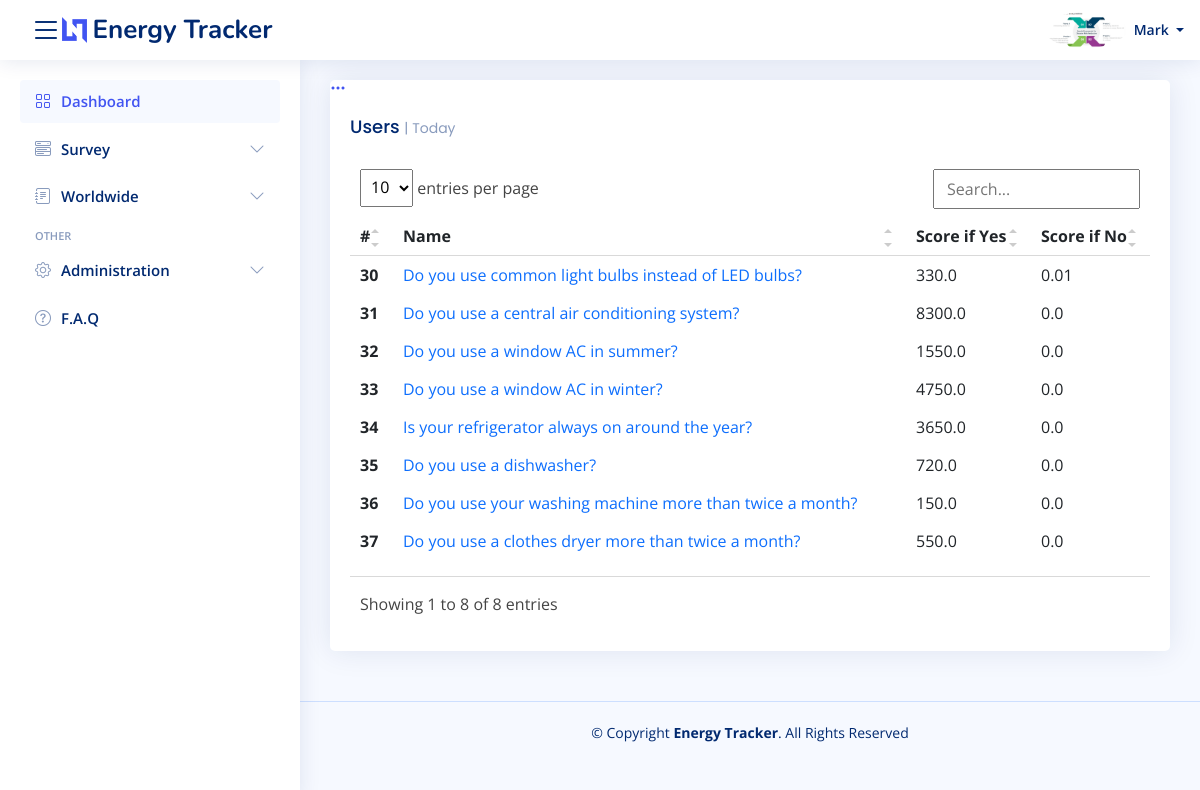
Screenshot of /questions/ (signed in) with the database file from the repository.
### users/models.py (models this page shows, shortened)
class User(AbstractUser):
    username = None
    name = models.CharField(max_length = 100)
    email = models.EmailField(max_length = 254, unique=True)
    country = models.ForeignKey(Country, on_delete=models.CASCADE, null = True)
    USERNAME_FIELD = 'email'
    REQUIRED_FIELDS = []
    objects = CustomUserManager()
    profile_image = models.ImageField(upload_to="./energy_tracker/static/assets/img/profile/",null = True, default = None, blank=True)

### questions/models.py (models this page shows, shortened)
class Question(models.Model):
    name = models.CharField(max_length = 100)
    description = models.TextField()
    category = models.ForeignKey(QuestionCategory,on_delete=models.CASCADE)
    score_yes = models.FloatField()
    score_no = models.FloatField()

### questions/views.py (the view)
# urls.py: path('', views.index, name="dashboard_index"),
def index(request):
    questions = Question.objects.all()
    context = {
        'questions' : questions
    }
    return render(request, 'index.html', context)

### questions/templates/index.html (shortened to what this page needs)
{% extends "base.html" %}
{% block page_content %}
<div class="col-12">
    <div class="card recent-sales overflow-auto">
        <div class="filter">
            <a class="icon" href="#" data-bs-toggle="dropdown"><i class="bi bi-three-dots"></i></a>
        </div>
        <div class="card-body">
            <h5 class="card-title">Users <span>| Today</span></h5>
            <table class="table table-borderless datatable">
                <thead>
                    <tr>
                    <th scope="col">#</th>
                    <th scope="col">Name</th>
                    <th scope="col">Score if Yes</th>
                    <th scope="col">Score if No</th>
                    </tr>
                </thead>
                <tbody>
                    {% for item in questions %}
                    <tr>
                    <th scope="row"><a href="#">{{ item.id }}</a></th>
                    <td><a href="{% url 'question_detail' item.id %}" class="text-primary">{{ item.name }}</a></td>
                    <td>{{ item.score_yes }}</td>
                    <td>{{ item.score_no }}</td>
                    </tr>
                    {% endfor %}
                </tbody>
            </table>
        </div>
    </div>
</div>
{% endblock %}

### energy_tracker/templates/base.html (shortened to what this page needs)
{% load static %}
<link href="{% static 'assets/vendor/bootstrap/css/bootstrap.min.css' %}" rel="stylesheet">
<link href="{% static 'assets/vendor/bootstrap-icons/bootstrap-icons.css' %}" rel="stylesheet">
<link href="{% static 'assets/vendor/boxicons/css/boxicons.min.css' %}" rel="stylesheet">
<link href="{% static 'assets/vendor/quill/quill.snow.css' %}" rel="stylesheet">
<link href="{% static 'assets/vendor/quill/quill.bubble.css' %}" rel="stylesheet">
<link href="{% static 'assets/vendor/remixicon/remixicon.css' %}" rel="stylesheet">
<link href="{% static 'assets/vendor/simple-datatables/style.css' %}" rel="stylesheet">
<link href="{% static 'assets/css/style.css' %} " rel="stylesheet">
<header id="header" class="header fixed-top d-flex align-items-center">
    <div class="d-flex align-items-center justify-content-between">
      <i class="bi bi-list toggle-sidebar-btn"></i>
      <a href="{% url 'dashboard_index' %}" class="logo d-flex align-items-center">
        <img src="{% static 'assets/img/logo.png' %}"  alt="">
        <span class="d-none d-lg-block">Energy Tracker</span>
      </a>
    </div>
    <nav class="header-nav ms-auto">
      <ul class="d-flex align-items-center">
        {% if user.is_authenticated %}
        <li class="nav-item dropdown pe-3">
          <a class="nav-link nav-profile d-flex align-items-center pe-0" href="#" data-bs-toggle="dropdown">
            <img src="{{ user.profile_image|cut:'energy_tracker' }}" alt="Profile" class="rounded-circle">
            <span class="d-none d-md-block dropdown-toggle ps-2">
                {{user.name}}
            </span>
          </a>
        </li>
        {% endif %}
      </ul>
    </nav>
  </header>
  <aside id="sidebar" class="sidebar">
    <ul class="sidebar-nav" id="sidebar-nav">
      <li class="nav-item">
        <a class="nav-link " href="{% url 'dashboard_index' %}">
          <i class="bi bi-grid"></i>
          <span>Dashboard</span>
        </a>
      </li>
      <li class="nav-item">
        <a class="nav-link collapsed" data-bs-target="#components-nav" data-bs-toggle="collapse" href="#">
          <i class="bi bi-menu-button-wide"></i><span>Survey</span><i class="bi bi-chevron-down ms-auto"></i>
        </a>
      </li>
      <li class="nav-item">
        <a class="nav-link collapsed" data-bs-target="#forms-nav" data-bs-toggle="collapse" href="#">
          <i class="bi bi-journal-text"></i><span>Worldwide</span><i class="bi bi-chevron-down ms-auto"></i>
        </a>
          </li>
        </ul>
      <li class="nav-heading">Other</li>
      <li class="nav-item">
        <a class="nav-link collapsed" data-bs-target="#admin-nav" data-bs-toggle="collapse" href="#">
          <i class="bi bi-gear"></i>
          <span>Administration</span>
          <i class="bi bi-chevron-down ms-auto"></i>
        </a>
      </li>
      <li class="nav-item">
        <a class="nav-link collapsed" href="{% url 'notFound_index' %}">
          <i class="bi bi-question-circle"></i>
          <span>F.A.Q</span>
        </a>
      </li>
  </aside>
  <main id="main" class="main">
  {% block page_content %}{% endblock %}
  </main>
  <footer id="footer" class="footer">
    <div class="copyright">
      &copy; Copyright <strong><span>Energy Tracker</span></strong>. All Rights Reserved
    </div>
  </footer>

### energy_tracker/static/assets/css/style.css (style rules this page uses)
a { color: #4154f1; text-decoration: none; }
h1, h2, h3, h4, h5, h6 { font-family: "Nunito", sans-serif; }
#main { margin-top: 60px; padding: 20px 30px; transition: all 0.3s; }
.card { margin-bottom: 30px; border: none; border-radius: 5px; box-shadow: 0px 0 30px rgba(1, 41, 112, 0.1); }
.card-title { padding: 20px 0 15px 0; font-size: 18px; font-weight: 500; color: #012970; font-family: "Poppins", sans-serif; }
.card-title span { color: #899bbd; font-size: 14px; font-weight: 400; }
.card-body { padding: 0 20px 20px 20px; }
.logo { line-height: 1; }
@media (min-width: 1200px) { .logo { width: 280px; } }
.logo img { max-height: 26px; margin-right: 6px; }
.logo span { font-size: 26px; font-weight: 700; color: #012970; font-family: "Nunito", sans-serif; }
.header { transition: all 0.5s; z-index: 997; height: 60px; box-shadow: 0px 2px 20px rgba(1, 41, 112, 0.1); background-color: #fff; padding-left: 20px; }
.header .toggle-sidebar-btn { font-size: 32px; padding-left: 10px; cursor: pointer; color: #012970; }
.header-nav ul { list-style: none; }
.header-nav>ul { margin: 0; padding: 0; }
.header-nav .nav-profile { color: #012970; }
.header-nav .nav-profile img { max-height: 36px; }
.header-nav .nav-profile span { font-size: 14px; font-weight: 600; }
.sidebar { position: fixed; top: 60px; left: 0; bottom: 0; width: 300px; z-index: 996; transition: all 0.3s; padding: 20px; overflow-y: auto; scrollbar-width: thin; scrollbar-color: #aab7cf transparent; box-shadow: 0px 0px 20px rgba(1, 41, 112, 0.1); background-color: #fff; }
@media (min-width: 1200px) { #main, #footer { margin-left: 300px; } }
.sidebar-nav { padding: 0; margin: 0; list-style: none; }
.sidebar-nav li { padding: 0; margin: 0; list-style: none; }
.sidebar-nav .nav-item { margin-bottom: 5px; }
.sidebar-nav .nav-heading { font-size: 11px; text-transform: uppercase; color: #899bbd; font-weight: 600; margin: 10px 0 5px 15px; }
.sidebar-nav .nav-link { display: flex; align-items: center; font-size: 15px; font-weight: 600; color: #4154f1; transition: 0.3; background: #f6f9ff; padding: 10px 15px; border-radius: 4px; }
.sidebar-nav .nav-link i { font-size: 16px; margin-right: 10px; color: #4154f1; }
.sidebar-nav .nav-link.collapsed { color: #012970; background: #fff; }
.sidebar-nav .nav-link.collapsed i { color: #899bbd; }
.sidebar-nav .nav-link .bi-chevron-down { margin-right: 0; transition: transform 0.2s ease-in-out; }
.footer { padding: 20px 0; font-size: 14px; transition: all 0.3s; border-top: 1px solid #cddfff; }
.footer .copyright { text-align: center; color: #012970; }

### rows the page displays
User: profile_image (picture), name "Mark"
Question: id "30", name "Do you use common light bulbs instead of LED bulbs?", score_yes "330.0", score_no "0.01"
Question: id "31", name "Do you use a central air conditioning system?", score_yes "8300.0", score_no "0.0"
Question: id "32", name "Do you use a window AC in summer?", score_yes "1550.0", score_no "0.0"
Question: id "33", name "Do you use a window AC in winter?", score_yes "4750.0", score_no "0.0"
Question: id "34", name "Is your refrigerator always on around the year?", score_yes "3650.0", score_no "0.0"
Question: id "35", name "Do you use a dishwasher?", score_yes "720.0", score_no "0.0"
Question: id "36", name "Do you use your washing machine more than twice a month?", score_yes "150.0", score_no "0.0"
Question: id "37", name "Do you use a clothes dryer more than twice a month?", score_yes "550.0", score_no "0.0"
